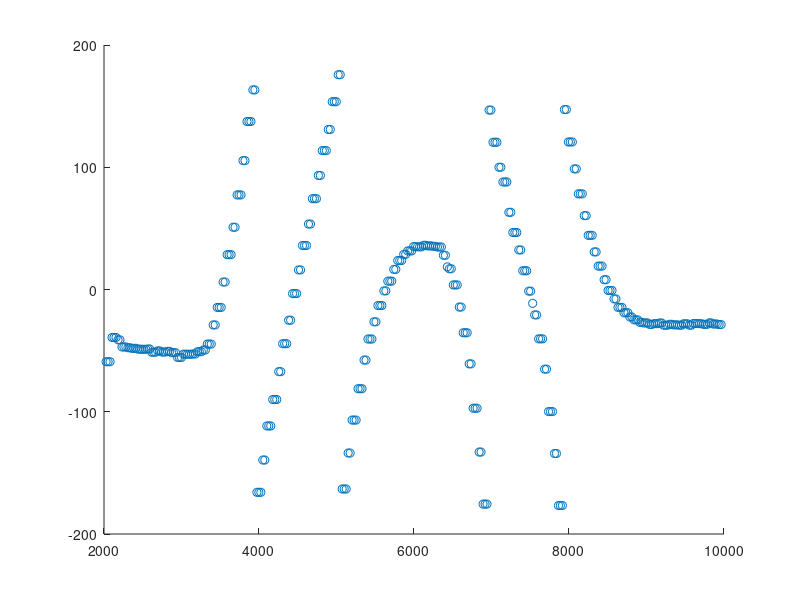
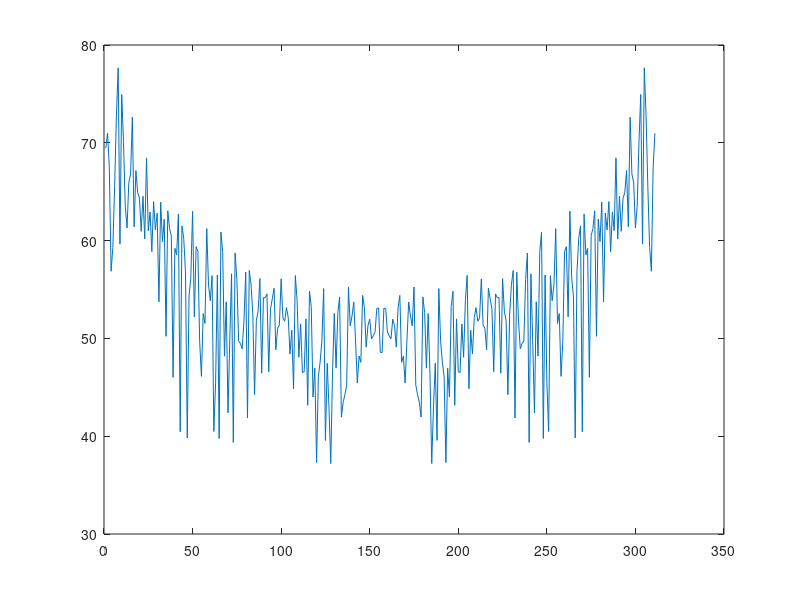

The MATLAB source for these figures, in order: (Note: this script raises an error after producing the figures.)
close all;
clear all;
clc;

Data1 = csvread('twoturns.2.csv');
%Data2 = csvread('zigzag1600and1070.3.csv');
%Data3 = csvread('test1650.csv');

Step1(:,2) = Data1(:,1)+180;    %angle
%for(
%if(Step1(:,2)>360) {Step1(:,2) = Step1(:,2) - 180;}
Step1(:,1) = Data1(:,2);    %time
%Step2(:,2) = Data2(:,1);
%Step2(:,1) = Data2(:,4);
%Step3(:,2) = Data3(:,1);
%Step3(:,1) = Data3(:,4);

%% FFT
scatter(Data1(:,2),Data1(:,1));
figure;

input = Data1(:,1);

input_fft = mag2db(abs(fft(input)));

plot(input_fft);


%% Noise
%hold;
%P1 = scatter(Step1(:,1),Step1(:,2));
%P2 = plot(Step2(:,1),Step2(:,2));
%P3 = plot(Step3(:,1),Step3(:,2));

set( P1, 'color', '[1 0 0]', 'LineWidth', 2 );
%set( P2, 'color', '[0 .5 0]', 'LineWidth', 2 );
%set( P3, 'color', '[0 0 1]', 'LineWidth', 2 );

%title('Step response with and without control')
%xlabel('Time [s]')
%ylabel('Velocity [m \cdot s^{-1}]')
% xlim([3 7]);
%legend('Voltage step', 'P control','P control with Feed forward','Location', 'southeast' )
grid on
set(gca,'GridLineStyle',':', 'GridColor', 'k', 'GridAlpha', .6)
